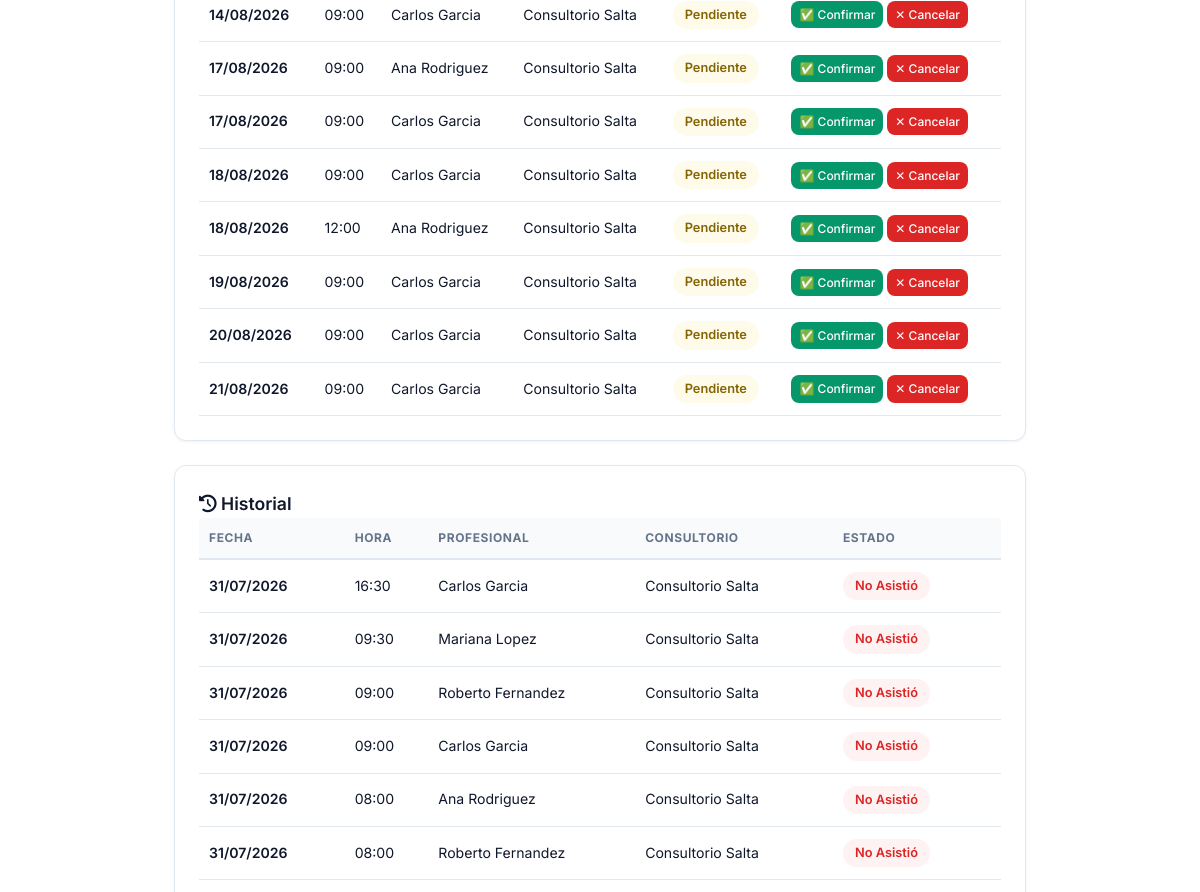
The app's page /paciente/mis-turnos/ (signed in, middle part), older data.
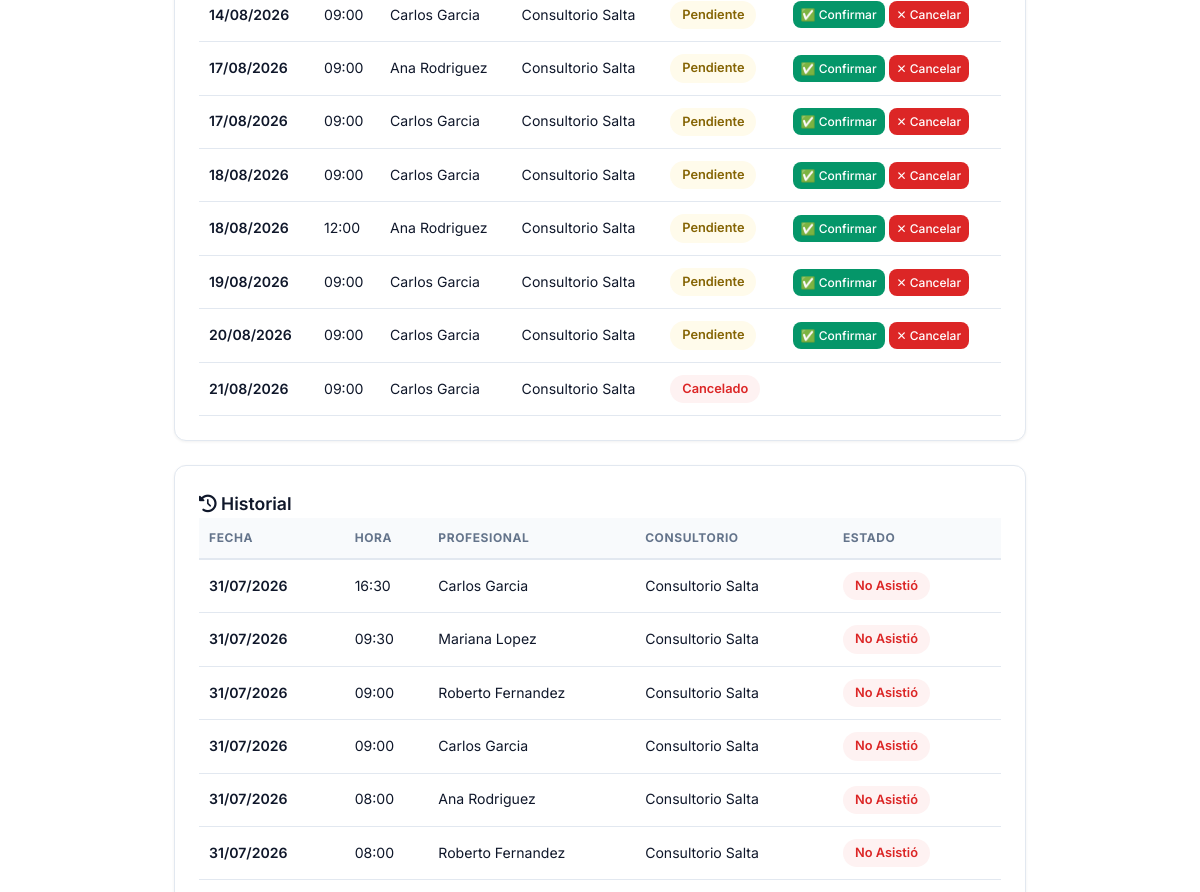
The same page, newer data.
### turnos_profesionales/models.py (models this page shows, shortened)
class TurnoProfesional(ModeloBase):
    ESTADOS = [
        ('pendiente', 'Pendiente'),
        ('confirmado', 'Confirmado'),
        ('cancelado', 'Cancelado'),
        ('no_asistio', 'No Asistió'),
        ('completado', 'Completado'),
        ('en_sala', 'En Sala de Espera'),
    ]
    profesional = models.ForeignKey(
        'profesionales.Profesional',
        on_delete=models.CASCADE,
        verbose_name='Profesional'
    )
    paciente = models.ForeignKey(
        'pacientes.Paciente',
        on_delete=models.CASCADE,
        verbose_name='Paciente'
    )
    fecha = models.DateField(verbose_name='Fecha')
    hora_inicio = models.TimeField(verbose_name='Hora de Inicio')
    hora_fin = models.TimeField(verbose_name='Hora de Fin')
    estado = models.CharField(
        max_length=20,
        choices=ESTADOS,
        default='pendiente',
        verbose_name='Estado'
    )
    archivo = models.FileField(
    upload_to='turnos/archivos/',
    null=True,
    blank=True,
    verbose_name='Archivo adjunto'
)
    tipo_consulta = models.CharField(
        max_length=100,
        blank=True,
        verbose_name='Tipo de Consulta'
    )
    notas_internas = models.TextField(
        blank=True,
        verbose_name='Notas Internas'
    )
    obra_social = models.ForeignKey(
        'obras_sociales.ObraSocial',
        on_delete=models.SET_NULL,
        null=True,
        blank=True,
        verbose_name='Obra Social'
    )
    requiere_autorizacion = models.BooleanField(
        default=False,
        verbose_name='Requiere Autorización'
    )
    enviar_recordatorio = models.BooleanField(
        default=True,
        verbose_name='Enviar Recordatorio'
    )
    establecimiento = models.ForeignKey(
    'establecimientos.Establecimiento',
    on_delete=models.SET_NULL,
    null=True,
    blank=True,
    verbose_name='Consultorio'
)
    es_sobreturno = models.BooleanField(
    default=False,
    verbose_name='Sobreturno'
)
    monto_total = models.DecimalField(max_digits=10, decimal_places=2, null=True, blank=True, verbose_name='Monto Total')
    monto_os = models.DecimalField(max_digits=10, decimal_places=2, null=True, blank=True, verbose_name='Cubre OS')
    monto_coseguro = models.DecimalField(
        max_digits=10,
        decimal_places=2,
        null=True,
        blank=True,
        verbose_name='Coseguro cobrado'
    )
    os_cobrado = models.BooleanField(default=False, verbose_name='¿Cobrado a la OS?')
    fecha_cobro_os = models.DateField(null=True, blank=True, verbose_name='Fecha de cobro a OS')
    no_asistio_automatico = models.BooleanField(default=False, verbose_name="No asistió por sistema")
    sesion_descontada = models.BooleanField(default=False, verbose_name="Sesión descontada")
    google_event_id = models.CharField(max_length=200, blank=True, null=True, verbose_name='ID Evento Google')
    class Meta:
        verbose_name = 'Turno Profesional'
        verbose_name_plural = 'Turnos Profesionales'
        ordering = ['fecha', 'hora_inicio']
    def save(self, *args, **kwargs):
        if not self.es_sobreturno and self.fecha and self.hora_inicio and self.hora_fin:
            agenda = Agenda.objects.filter(
                profesional=self.profesional,
                activo=True,
                fecha_inicio__lte=self.fecha,
            ).filter(
                Q(fecha_fin__isnull=True) | Q(fecha_fin__gte=self.fecha)
            ).first()
            if not agenda:
                self.es_sobreturno = True
            else:
                horario = HorarioAtencion.objects.filter(
                    agenda=agenda,
                    dia=self.fecha.weekday()
                ).first()
                if not horario:
                    self.es_sobreturno = True
                else:
                    duracion = horario.duracion_turno
                    hora_actual = horario.hora_inicio
                    coincide = False
                    while hora_actual < horario.hora_fin:
                        hora_fin_slot = (datetime.combine(self.fecha, hora_actual) + timedelta(minutes=duracion)).time()
                        if self.hora_inicio == hora_actual and self.hora_fin == hora_fin_slot:
                            coincide = True
                            break
                        hora_actual = hora_fin_slot
                    if not coincide:
                        self.es_sobreturno = True
        super().save(*args, **kwargs)

### profesionales/models.py (models this page shows, shortened)
class Profesional(Persona):
    ESPECIALIDADES = [
        ('odontologia', 'Odontología'),
        ('kinesiologia', 'Kinesiología'),
        ('psicologia', 'Psicología'),
        ('nutricion', 'Nutrición'),
        ('cardiologia', 'Cardiología'),
        ('medicina_general', 'Medicina General'),
        ('dermatologia', 'Dermatología'),
        ('estetica', 'Estética'),
        ('pediatria', 'Pediatría'),
        ('traumatologia', 'Traumatología'),
        ('veterinaria', 'Veterinaria'),
        ('fonoaudiologia', 'Fonoaudiologia'),
        ('otro', 'Otro'),
    ]
    usuario = models.OneToOneField(
        'usuarios.Usuario',
        on_delete=models.CASCADE,
        verbose_name='Usuario'
    )
    especialidad = models.CharField(
        max_length=50,
        choices=ESPECIALIDADES,
        verbose_name='Especialidad'
    )
    matricula = models.CharField(
        max_length=50,
        blank=True,
        verbose_name='Matrícula Profesional'
    )
    color_calendario = models.CharField(
        max_length=7,
        default='#4A90D9',
        verbose_name='Color en Calendario'
    )
    acepta_obra_social = models.BooleanField(
        default=False,
        verbose_name='Acepta Obra Social'
    )
    descripcion = models.TextField(
        blank=True,
        verbose_name='Descripción Profesional'
    )
    foto = models.ImageField(
    upload_to='profesionales/',
    blank=True,
    null=True,
    verbose_name='Foto de Perfil'
    )
    establecimientos = models.ManyToManyField(
    'establecimientos.Establecimiento',
    blank=True,
    related_name='profesionales',
    verbose_name='Consultorios donde atiende'
    )
    frase_destacada = models.CharField(max_length=200, blank=True, verbose_name='Frase destacada')
    precio_particular = models.DecimalField(max_digits=10, decimal_places=2, null=True, blank=True, verbose_name='Precio consulta particular')
    obras_sociales_texto = models.TextField(blank=True, verbose_name='Obras sociales (texto libre)')
    servicios_texto = models.TextField(blank=True, verbose_name='Servicios / Especializaciones')
    servicios_destacados = models.TextField(blank=True, verbose_name='Servicios destacados')
    especializaciones = models.TextField(blank=True, verbose_name='Especializaciones')
    atiende_por_orden = models.BooleanField(
    default=False,
    verbose_name='Atiende por orden de llegada'
)
    obras_sociales = models.ManyToManyField(
        'obras_sociales.ObraSocial',
        blank=True,
        related_name='profesionales',
        verbose_name='Obras Sociales'
    )
    planes = models.ManyToManyField(
        'obras_sociales.Plan',
        blank=True,
        verbose_name='Planes'
    )
    class Meta:
        verbose_name = 'Profesional'
        verbose_name_plural = 'Profesionales'
        ordering = ['apellido', 'nombre']

### establecimientos/models.py (models this page shows, shortened)
class Establecimiento(ModeloBase):
    nombre = models.CharField(max_length=200, verbose_name='Nombre')
    direccion = models.CharField(max_length=200, verbose_name='Dirección')
    telefono = models.CharField(max_length=20, verbose_name='Teléfono')
    email = models.EmailField(verbose_name='Email')
    cuit = models.CharField(max_length=13, verbose_name='CUIT')
    logo = models.ImageField(upload_to='logos/', blank=True, verbose_name='Logo')
    class Meta:
        verbose_name = 'Establecimiento'
        verbose_name_plural = 'Establecimientos'

### pacientes/views_portal.py (the view)
@login_required
def mis_turnos(request):
    if request.user.rol != 'paciente':
        return redirect('home')
    paciente = get_object_or_404(Paciente, usuario=request.user)
    hoy = date.today()
    ahora = datetime.now()
    cliente_slug = request.session.get('cliente_slug')
    cliente = None
    if cliente_slug:
        try:
            cliente = ClienteSaaS.objects.get(slug=cliente_slug, activo=True)
        except ClienteSaaS.DoesNotExist:
            pass
    turnos_qs = TurnoProfesional.objects.filter(paciente=paciente)
    if cliente:
        if cliente.tipo == 'consultorio':
            turnos_qs = turnos_qs.filter(establecimiento=cliente.establecimiento)
        else:
            turnos_qs = turnos_qs.filter(profesional=cliente.profesional)
    turnos_pendientes_pasados = turnos_qs.filter(
        estado='pendiente',
        fecha__lt=hoy
    )
    for turno in turnos_pendientes_pasados:
        turno.estado = 'no_asistio'
        turno.no_asistio_automatico = True
        if not turno.sesion_descontada:
            os_paciente = PacienteObraSocial.objects.filter(
                paciente=turno.paciente,
                activa=True,
                profesional=turno.profesional,
                sesiones_restantes__gt=0,
            ).first()
            if os_paciente:
                os_paciente.sesiones_restantes -= 1
                os_paciente.save()
                turno.sesion_descontada = True
        turno.save()
    turnos_qs = TurnoProfesional.objects.filter(paciente=paciente)
    if cliente:
        if cliente.tipo == 'consultorio':
            turnos_qs = turnos_qs.filter(establecimiento=cliente.establecimiento)
        else:
            turnos_qs = turnos_qs.filter(profesional=cliente.profesional)
    proximos = turnos_qs.filter(fecha__gte=hoy).order_by('fecha', 'hora_inicio')
    pasados = turnos_qs.filter(fecha__lt=hoy).order_by('-fecha', '-hora_inicio')
    return render(request, 'pacientes/portal/mis_turnos.html', {
        'paciente': paciente,
        'proximos': proximos,
        'pasados': pasados,
        'hoy': hoy,
    })

### core_app/models.py (called while the page is built)
    @property
    def nombre_completo(self):
        return f"{self.nombre} {self.apellido}"

### pacientes/templates/pacientes/portal/mis_turnos.html (shortened to what the changed rows need)
{% extends 'core_app/base.html' %}
{% load static %}
{% block extra_css %}
    <link rel="stylesheet" href="{% static 'css/pages/portal_paciente.css' %}">
{% endblock %}
{% block content %}
<div class="portal-paciente-page">
<div class="portal-paciente-container">
    {% if proximos or pasados %}
        {% if proximos %}
        <div class="portal-card">
            <div class="table-container">
                <table class="portal-tabla">
                    <tbody>
                        {% for turno in proximos %}
                        <tr>
                            <td class="fecha-col">{{ turno.fecha|date:"d/m/Y" }}</td>
                            <td class="hora-col">{{ turno.hora_inicio|time:"H:i" }}</td>
                            <td>{{ turno.profesional.nombre_completo }}</td>
                            <td>{{ turno.establecimiento.nombre|default:"—" }}</td>
                            <td>
                                <span class="turno-estado
                                    {% if turno.estado == 'confirmado' %}confirmado
                                    {% elif turno.estado == 'pendiente' %}pendiente
                                    {% elif turno.estado == 'completado' %}completado
                                    {% elif turno.estado == 'cancelado' %}cancelado
                                    {% elif turno.estado == 'no_asistio' %}no-asistio
                                    {% endif %}">
                                    {{ turno.get_estado_display }}
                                </span>
                            </td>
                            <td>
                                {% if turno.estado == 'pendiente' %}
                                    <a href="{% url 'confirmar_turno_paciente' turno.id %}" class="btn btn-success btn-xs">✅ Confirmar</a>
                                    <a href="{% url 'cancelar_turno_paciente' turno.id %}" class="btn btn-danger btn-xs" onclick="return confirm('¿Cancelar este turno?')">✕ Cancelar</a>
                                {% elif turno.estado == 'confirmado' %}
                                    <a href="{% url 'cancelar_turno_paciente' turno.id %}" class="btn btn-danger btn-xs" onclick="return confirm('¿Cancelar este turno?')">✕ Cancelar</a>
                                {% endif %}
                            </td>
                        </tr>
                        {% endfor %}
                    </tbody>
                </table>
            </div>
        </div>
        {% endif %}
        {% if pasados %}
        <div class="portal-card" style="margin-top: 24px;">
            <div class="table-container">
                <table class="portal-tabla">
                    <thead>
                        <tr>
                            <th>Fecha</th>
                            <th>Hora</th>
                            <th>Profesional</th>
                            <th>Consultorio</th>
                            <th>Estado</th>
                        </tr>
                    </thead>
                </table>
            </div>
        </div>
        {% endif %}
    {% endif %}
</div>
</div>
{% endblock %}

Row changes from the older to the newer data that the page shows:
changed TurnoProfesional: estado "Pendiente" → "Cancelado"; no longer shows "✅ Confirmar ✕ Cancelar"
